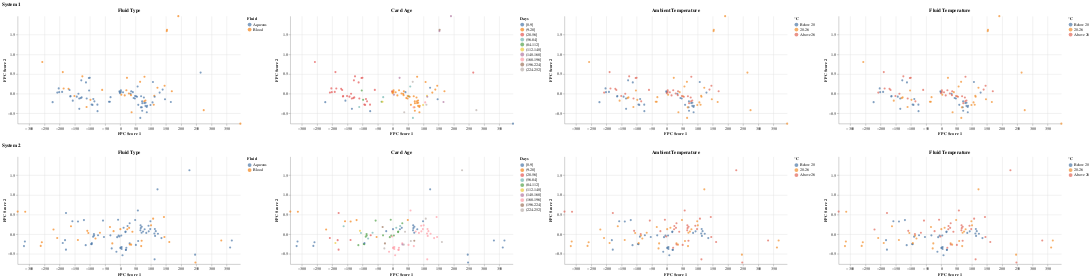

Notebook code cell kept with this figure:
### Markdown cell above
### System 1 versus System 2: Sensor B - Sample Window

### Code cell
pc_scores_s1_B_sample_window, pc_scores_s2_B_sample_window,fpca_s1_B_sample_window,fpca_s2_B_sample_window = fpca_two_inputs(B1_sample_window, B2_sample_window)
create_pc_scores_plots(pc_scores_s1_B_sample_window, pc_scores_s2_B_sample_window, B1_Merged, B2_Merged)
